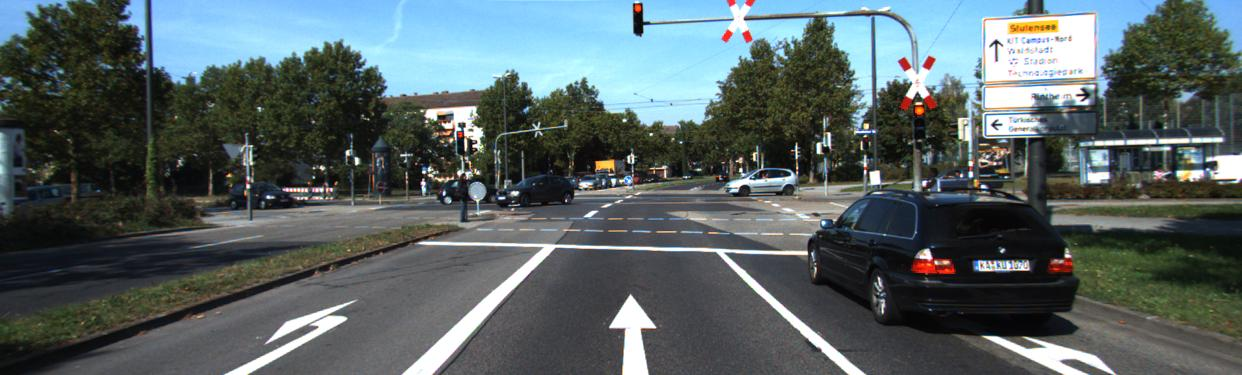
#> input picture Assignment4/data/test/left/004945.jpg, 1242 x 375 px
$ python a4q1.py
#> lines starting #> are read from the running program, lines starting #| are printed output that depends on the picture
import cv2
import scipy.io as sci

font = cv2.FONT_HERSHEY_TRIPLEX
# Read input images
img1 = cv2.imread('../data/test/left/004945.jpg') # 3 cars
#> img1 is the input picture: shape (375, 1242, 3); mean B, G, R 100.2, 98.9, 87
img2 = cv2.imread('../data/test/left/004964.jpg') # 3 cars 1 person
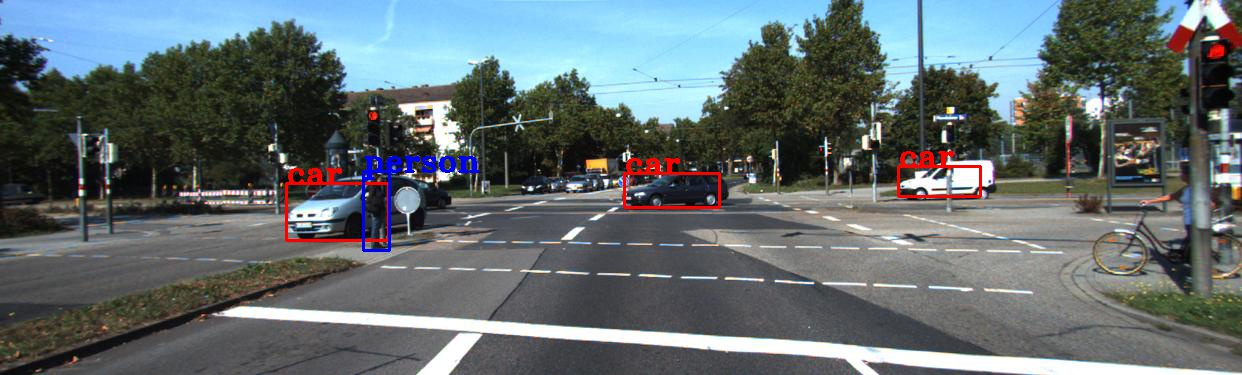
#> input picture Assignment4/code/004964.jpg, 1242 x 375 px, found by its file name
#> img2 is the input picture: shape (375, 1242, 3); mean B, G, R 110.6, 108.4, 98.4
img3 = cv2.imread('../data/test/left/005002.jpg') # 3 cars
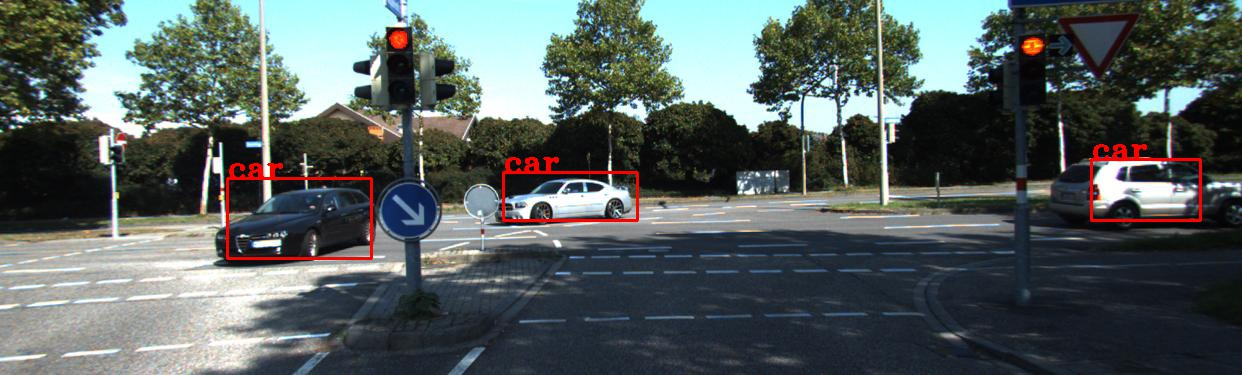
#> input picture Assignment4/code/005002.jpg, 1242 x 375 px, found by its file name
#> img3 is the input picture: shape (375, 1242, 3); mean B, G, R 93.9, 95.2, 86

# Read input matrix dets
#> (the run stopped early here; a loop or call above may not have finished)
